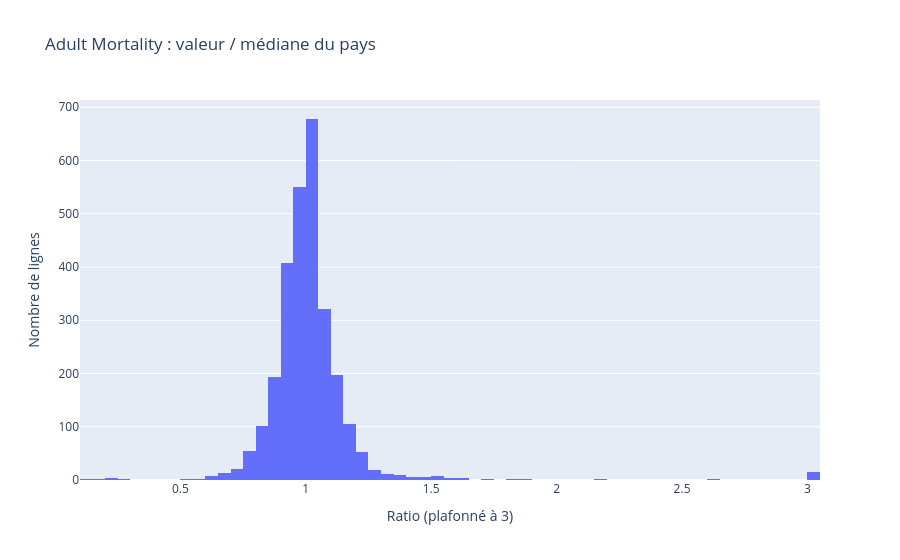

The code cell stored with this chart in its notebook:
### Markdown cell above
### **1) Traitement de la colonne Adult Mortality**

### Code cell
diagnostic_zeros(df, "Adult Mortality")
tableau_ratio(df, "Adult Mortality")
histogramme_ratio(df, 'Adult Mortality')
histogramme_ratio(df, 'Adult Mortality')

### Figure 1 — Plotly figure (JSON) as saved in the notebook; plotly's stock layout.template omitted (floating-point values rounded to 4 significant figures; data arrays with more than 128 entries replaced by an {"elided": "..."} marker saying what was removed)
{"data": [{"type": "histogram", "x": {"elided": "2806 float values"}, "xbins": {"end": 3.05, "size": 0.05, "start": 0}}], "layout": {"title": {"text": "Adult Mortality : valeur / médiane du pays"}, "xaxis": {"title": {"text": "Ratio (plafonné à 3)"}}, "yaxis": {"title": {"text": "Nombre de lignes"}}}}
